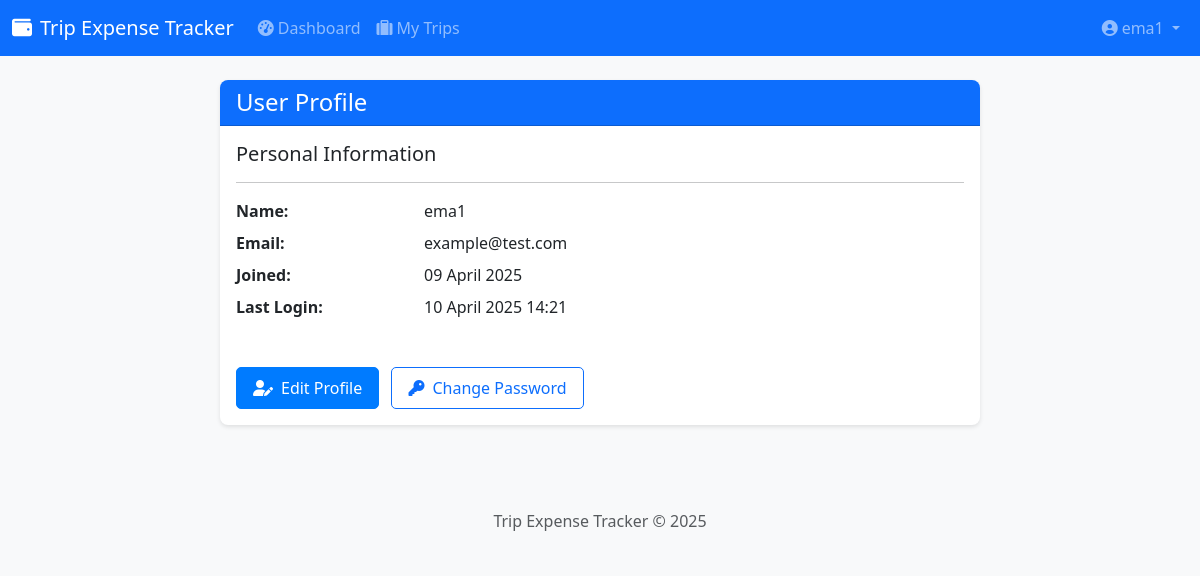
Before: /auth/profile (signed in) with the older database file.
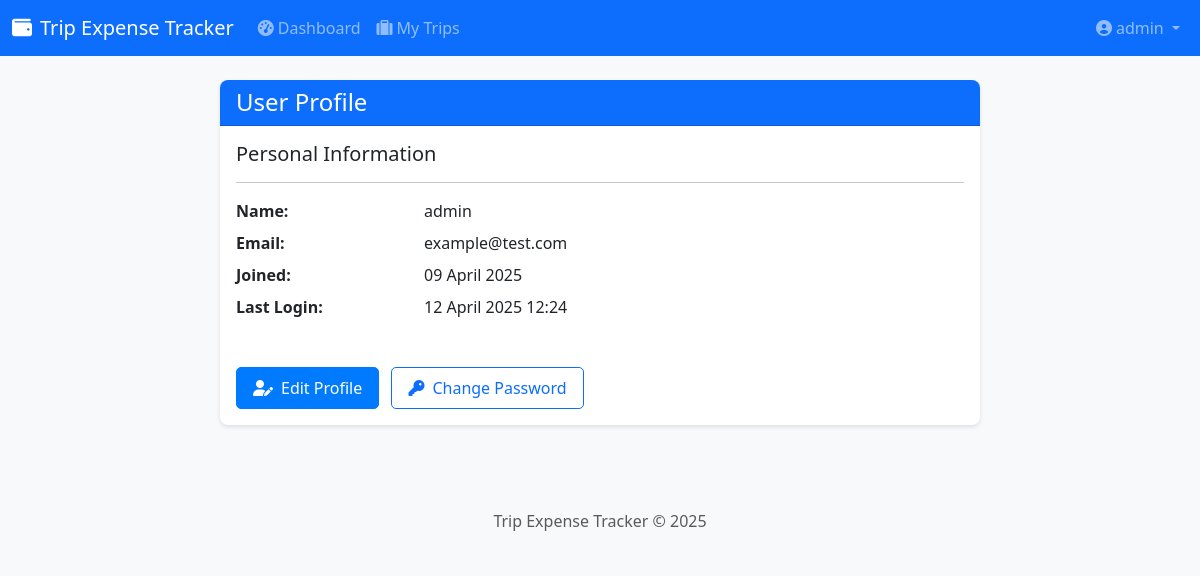
After: the same page with the newer database file.
### expense_tracker/backend/models/user.py (models this page shows, shortened)
class User(UserMixin, db.Model):
    id = db.Column(db.Integer, primary_key=True)
    email = db.Column(db.String(120), unique=True, nullable=False, index=True)
    name = db.Column(db.String(100), nullable=False)
    password_hash = db.Column(db.String(128))
    created_at = db.Column(db.DateTime, default=datetime.utcnow)
    last_seen = db.Column(db.DateTime, default=datetime.utcnow)
    is_admin = db.Column(db.Boolean, default=False)
    trips_created = db.relationship('Trip', backref='admin', lazy='dynamic', foreign_keys='Trip.admin_id')

### expense_tracker/backend/routes/auth.py (the view)
@bp.route('/profile')
@login_required
def profile():
    return render_template('auth/profile.html', user=current_user)

### expense_tracker/backend/templates/auth/profile.html (shortened to what this page needs)
{% extends "base.html" %}
{% block content %}
<div class="container mt-4">
    <div class="row">
        <div class="col-md-8 offset-md-2">
            <div class="card">
                <div class="card-header bg-primary text-white">
                    <h4 class="mb-0">User Profile</h4>
                </div>
                <div class="card-body">
                    <div class="row mb-4">
                        <div class="col-md-12">
                            <h5>Personal Information</h5>
                            <hr>
                            <dl class="row">
                                <dt class="col-sm-3">Name:</dt>
                                <dd class="col-sm-9">{{ user.name }}</dd>
                                <dt class="col-sm-3">Email:</dt>
                                <dd class="col-sm-9">{{ user.email }}</dd>
                                <dt class="col-sm-3">Joined:</dt>
                                <dd class="col-sm-9">{{ user.created_at.strftime('%d %B %Y') }}</dd>
                                <dt class="col-sm-3">Last Login:</dt>
                                <dd class="col-sm-9">{{ user.last_seen.strftime('%d %B %Y %H:%M') if user.last_seen else 'Not available' }}</dd>
                            </dl>
                        </div>
                    </div>
                    <div class="row mt-4">
                        <div class="col-md-12">
                            <a href="{{ url_for('auth.edit_profile') }}" class="btn btn-primary">
                                <i class="fas fa-user-edit me-2"></i>Edit Profile
                            </a>
                            <a href="{{ url_for('auth.change_password') }}" class="btn btn-outline-primary ms-2">
                                <i class="fas fa-key me-2"></i>Change Password
                            </a>
                        </div>
                    </div>
                </div>
            </div>
        </div>
    </div>
</div>
{% endblock %}

### expense_tracker/backend/templates/base.html (shortened to what this page needs)
<!DOCTYPE html>
<html lang="en">
<head>
    <link href="https://cdn.jsdelivr.net/npm/bootstrap@5.3.0-alpha1/dist/css/bootstrap.min.css" rel="stylesheet">
    <link rel="stylesheet" href="https://cdnjs.cloudflare.com/ajax/libs/font-awesome/6.0.0/css/all.min.css">
    <link rel="stylesheet" href="{{ url_for('static', filename='css/style.css') }}">
</head>
<body>
    <nav class="navbar navbar-expand-lg navbar-dark bg-primary">
        <div class="container">
            <a class="navbar-brand" href="{{ url_for('main.index') }}">
                <i class="fas fa-wallet me-2"></i>Trip Expense Tracker
            </a>
            <div class="collapse navbar-collapse" id="navbarNav">
                <ul class="navbar-nav me-auto">
                    {% if current_user.is_authenticated %}
                    <li class="nav-item">
                        <a class="nav-link" href="{{ url_for('main.dashboard') }}">
                            <i class="fas fa-tachometer-alt me-1"></i>Dashboard
                        </a>
                    </li>
                    <li class="nav-item">
                        <a class="nav-link" href="{{ url_for('trips.list_trips') }}">
                            <i class="fas fa-suitcase me-1"></i>My Trips
                        </a>
                    </li>
                    {% endif %}
                </ul>
                <ul class="navbar-nav">
                    {% if current_user.is_authenticated %}
                    <li class="nav-item dropdown">
                        <a class="nav-link dropdown-toggle" href="#" id="userDropdown" role="button" data-bs-toggle="dropdown">
                            <i class="fas fa-user-circle me-1"></i>{{ current_user.name }}
                        </a>
                    </li>
                    {% endif %}
                </ul>
            </div>
        </div>
    </nav>
    <div class="container mt-4">
        {% block content %}{% endblock %}
    </div>
    <footer class="footer mt-5 py-3 bg-light">
        <div class="container text-center">
            <span class="text-muted">Trip Expense Tracker &copy; 2025</span>
        </div>
    </footer>
</body>
</html>

Changed rows visible on the page:
changed User "example@test.com": name "ema1" → "admin"; last_seen "10 April 2025 14:21" → "12 April 2025 12:24"
